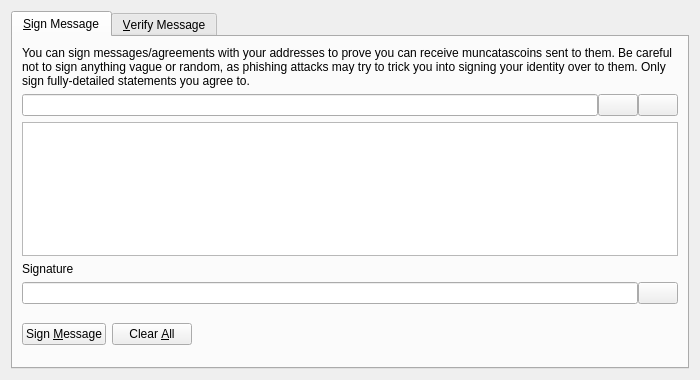
<?xml version="1.0" encoding="UTF-8"?>
<ui version="4.0">
 <class>SignVerifyMessageDialog</class>
 <widget class="QDialog" name="SignVerifyMessageDialog">
  <property name="geometry">
   <rect>
    <x>0</x>
    <y>0</y>
    <width>700</width>
    <height>380</height>
   </rect>
  </property>
  <property name="windowTitle">
   <string>Signatures - Sign / Verify a Message</string>
  </property>
  <property name="modal">
   <bool>true</bool>
  </property>
  <layout class="QVBoxLayout" name="verticalLayout">
   <item>
    <widget class="QTabWidget" name="tabWidget">
     <property name="currentIndex">
      <number>0</number>
     </property>
     <widget class="QWidget" name="tabSignMessage">
      <attribute name="title">
       <string>&amp;Sign Message</string>
      </attribute>
      <layout class="QVBoxLayout" name="verticalLayout_SM">
       <item>
        <widget class="QLabel" name="infoLabel_SM">
         <property name="text">
          <string>You can sign messages/agreements with your addresses to prove you can receive muncatascoins sent to them. Be careful not to sign anything vague or random, as phishing attacks may try to trick you into signing your identity over to them. Only sign fully-detailed statements you agree to.</string>
         </property>
         <property name="textFormat">
          <enum>Qt::PlainText</enum>
         </property>
         <property name="wordWrap">
          <bool>true</bool>
         </property>
        </widget>
       </item>
       <item>
        <layout class="QHBoxLayout" name="horizontalLayout_1_SM">
         <property name="spacing">
          <number>0</number>
         </property>
         <item>
          <widget class="QValidatedLineEdit" name="addressIn_SM">
           <property name="toolTip">
            <string>The Muncatascoin address to sign the message with</string>
           </property>
          </widget>
         </item>
         <item>
          <widget class="QPushButton" name="addressBookButton_SM">
           <property name="toolTip">
            <string>Choose previously used address</string>
           </property>
           <property name="text">
            <string/>
           </property>
           <property name="icon">
            <iconset resource="../bitcoin.qrc">
             <normaloff>:/icons/address-book</normaloff>:/icons/address-book</iconset>
           </property>
           <property name="shortcut">
            <string>Alt+A</string>
           </property>
           <property name="autoDefault">
            <bool>false</bool>
           </property>
          </widget>
         </item>
         <item>
          <widget class="QPushButton" name="pasteButton_SM">
           <property name="toolTip">
            <string>Paste address from clipboard</string>
           </property>
           <property name="text">
            <string/>
           </property>
           <property name="icon">
            <iconset resource="../bitcoin.qrc">
             <normaloff>:/icons/editpaste</normaloff>:/icons/editpaste</iconset>
           </property>
           <property name="shortcut">
            <string>Alt+P</string>
           </property>
           <property name="autoDefault">
            <bool>false</bool>
           </property>
          </widget>
         </item>
        </layout>
       </item>
       <item>
        <widget class="QPlainTextEdit" name="messageIn_SM">
         <property name="toolTip">
          <string>Enter the message you want to sign here</string>
         </property>
        </widget>
       </item>
       <item>
        <widget class="QLabel" name="signatureLabel_SM">
         <property name="text">
          <string>Signature</string>
         </property>
         <property name="textFormat">
          <enum>Qt::PlainText</enum>
         </property>
        </widget>
       </item>
       <item>
        <layout class="QHBoxLayout" name="horizontalLayout_2_SM">
         <property name="spacing">
          <number>0</number>
         </property>
         <item>
          <widget class="QLineEdit" name="signatureOut_SM">
           <property name="font">
            <font>
             <italic>true</italic>
            </font>
           </property>
           <property name="readOnly">
            <bool>true</bool>
           </property>
          </widget>
         </item>
         <item>
          <widget class="QPushButton" name="copySignatureButton_SM">
           <property name="toolTip">
            <string>Copy the current signature to the system clipboard</string>
           </property>
           <property name="text">
            <string/>
           </property>
           <property name="icon">
            <iconset resource="../bitcoin.qrc">
             <normaloff>:/icons/editcopy</normaloff>:/icons/editcopy</iconset>
           </property>
           <property name="autoDefault">
            <bool>false</bool>
           </property>
          </widget>
         </item>
        </layout>
       </item>
       <item>
        <layout class="QHBoxLayout" name="horizontalLayout_3_SM">
         <item>
          <widget class="QPushButton" name="signMessageButton_SM">
           <property name="toolTip">
            <string>Sign the message to prove you own this Muncatascoin address</string>
           </property>
           <property name="text">
            <string>Sign &amp;Message</string>
           </property>
           <property name="icon">
            <iconset resource="../bitcoin.qrc">
             <normaloff>:/icons/edit</normaloff>:/icons/edit</iconset>
           </property>
           <property name="autoDefault">
            <bool>false</bool>
           </property>
          </widget>
         </item>
         <item>
          <widget class="QPushButton" name="clearButton_SM">
           <property name="toolTip">
            <string>Reset all sign message fields</string>
           </property>
           <property name="text">
            <string>Clear &amp;All</string>
           </property>
           <property name="icon">
            <iconset resource="../bitcoin.qrc">
             <normaloff>:/icons/remove</normaloff>:/icons/remove</iconset>
           </property>
           <property name="autoDefault">
            <bool>false</bool>
           </property>
          </widget>
         </item>
         <item>
          <spacer name="horizontalSpacer_1_SM">
           <property name="orientation">
            <enum>Qt::Horizontal</enum>
           </property>
           <property name="sizeHint" stdset="0">
            <size>
             <width>40</width>
             <height>48</height>
            </size>
           </property>
          </spacer>
         </item>
         <item>
          <widget class="QLabel" name="statusLabel_SM">
           <property name="font">
            <font>
             <weight>75</weight>
             <bold>true</bold>
            </font>
           </property>
           <property name="text">
            <string/>
           </property>
           <property name="wordWrap">
            <bool>true</bool>
           </property>
          </widget>
         </item>
         <item>
          <spacer name="horizontalSpacer_2_SM">
           <property name="orientation">
            <enum>Qt::Horizontal</enum>
           </property>
           <property name="sizeHint" stdset="0">
            <size>
             <width>40</width>
             <height>48</height>
            </size>
           </property>
          </spacer>
         </item>
        </layout>
       </item>
      </layout>
     </widget>
     <widget class="QWidget" name="tabVerifyMessage">
      <attribute name="title">
       <string>&amp;Verify Message</string>
      </attribute>
      <layout class="QVBoxLayout" name="verticalLayout_VM">
       <item>
        <widget class="QLabel" name="infoLabel_VM">
         <property name="text">
          <string>Enter the receiver's address, message (ensure you copy line breaks, spaces, tabs, etc. exactly) and signature below to verify the message. Be careful not to read more into the signature than what is in the signed message itself, to avoid being tricked by a man-in-the-middle attack. Note that this only proves the signing party receives with the address, it cannot prove sendership of any transaction!</string>
         </property>
         <property name="textFormat">
          <enum>Qt::PlainText</enum>
         </property>
         <property name="alignment">
          <set>Qt::AlignLeading|Qt::AlignLeft|Qt::AlignTop</set>
         </property>
         <property name="wordWrap">
          <bool>true</bool>
         </property>
        </widget>
       </item>
       <item>
        <layout class="QHBoxLayout" name="horizontalLayout_1_VM">
         <property name="spacing">
          <number>0</number>
         </property>
         <item>
          <widget class="QValidatedLineEdit" name="addressIn_VM">
           <property name="toolTip">
            <string>The Muncatascoin address the message was signed with</string>
           </property>
          </widget>
         </item>
         <item>
          <widget class="QPushButton" name="addressBookButton_VM">
           <property name="toolTip">
            <string>Choose previously used address</string>
           </property>
           <property name="text">
            <string/>
           </property>
           <property name="icon">
            <iconset resource="../bitcoin.qrc">
             <normaloff>:/icons/address-book</normaloff>:/icons/address-book</iconset>
           </property>
           <property name="shortcut">
            <string>Alt+A</string>
           </property>
           <property name="autoDefault">
            <bool>false</bool>
           </property>
          </widget>
         </item>
        </layout>
       </item>
       <item>
        <widget class="QPlainTextEdit" name="messageIn_VM"/>
       </item>
       <item>
        <widget class="QValidatedLineEdit" name="signatureIn_VM"/>
       </item>
       <item>
        <layout class="QHBoxLayout" name="horizontalLayout_2_VM">
         <item>
          <widget class="QPushButton" name="verifyMessageButton_VM">
           <property name="toolTip">
            <string>Verify the message to ensure it was signed with the specified Muncatascoin address</string>
           </property>
           <property name="text">
            <string>Verify &amp;Message</string>
           </property>
           <property name="icon">
            <iconset resource="../bitcoin.qrc">
             <normaloff>:/icons/transaction_0</normaloff>:/icons/transaction_0</iconset>
           </property>
           <property name="autoDefault">
            <bool>false</bool>
           </property>
          </widget>
         </item>
         <item>
          <widget class="QPushButton" name="clearButton_VM">
           <property name="toolTip">
            <string>Reset all verify message fields</string>
           </property>
           <property name="text">
            <string>Clear &amp;All</string>
           </property>
           <property name="icon">
            <iconset resource="../bitcoin.qrc">
             <normaloff>:/icons/remove</normaloff>:/icons/remove</iconset>
           </property>
           <property name="autoDefault">
            <bool>false</bool>
           </property>
          </widget>
         </item>
         <item>
          <spacer name="horizontalSpacer_1_VM">
           <property name="orientation">
            <enum>Qt::Horizontal</enum>
           </property>
           <property name="sizeHint" stdset="0">
            <size>
             <width>40</width>
             <height>48</height>
            </size>
           </property>
          </spacer>
         </item>
         <item>
          <widget class="QLabel" name="statusLabel_VM">
           <property name="font">
            <font>
             <weight>75</weight>
             <bold>true</bold>
            </font>
           </property>
           <property name="text">
            <string/>
           </property>
           <property name="wordWrap">
            <bool>true</bool>
           </property>
          </widget>
         </item>
         <item>
          <spacer name="horizontalSpacer_2_VM">
           <property name="orientation">
            <enum>Qt::Horizontal</enum>
           </property>
           <property name="sizeHint" stdset="0">
            <size>
             <width>40</width>
             <height>48</height>
            </size>
           </property>
          </spacer>
         </item>
        </layout>
       </item>
      </layout>
     </widget>
    </widget>
   </item>
  </layout>
 </widget>
 <customwidgets>
  <customwidget>
   <class>QValidatedLineEdit</class>
   <extends>QLineEdit</extends>
   <header>qt/qvalidatedlineedit.h</header>
  </customwidget>
 </customwidgets>
 <resources>
  <include location="../bitcoin.qrc"/>
 </resources>
 <connections/>
</ui>
